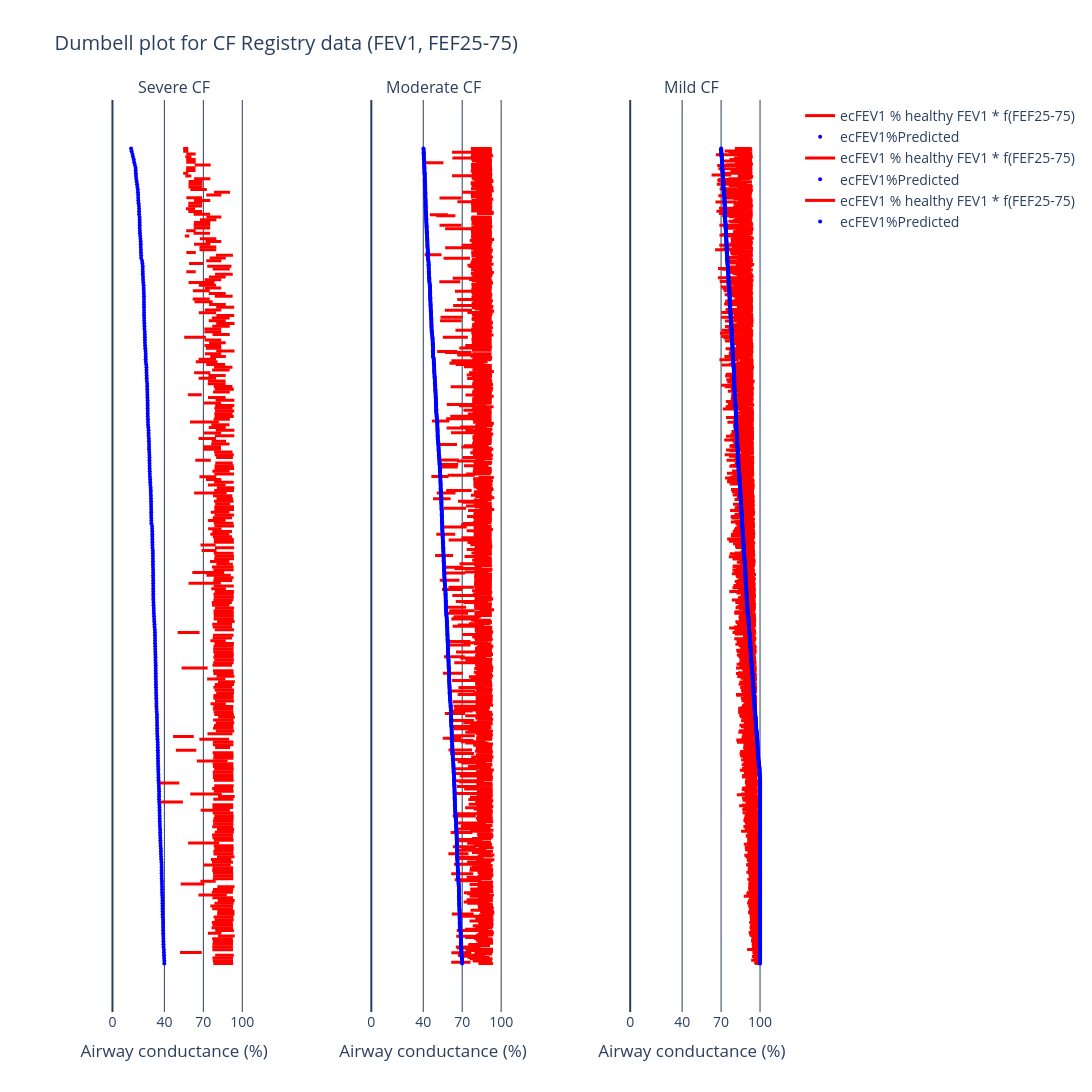

This figure's notebook cell:
### Code cell
title = f"Dumbell plot for CF Registry data (FEV1, FEF25-75)"
ac_col = AC.name

fig = make_subplots(
    1, 3, horizontal_spacing=0.1, column_titles=["Severe CF", "Moderate CF", "Mild CF"]
)

def plot_dumbell_for_df(fig, df, measures, col):
    # For measure[0]: 1 sigma up and down
    mask = df["measure"] == measures[0]
    for id in df[mask]["ID"].unique():
        mask_id = df["ID"] == id
        # Add mask
        mask_final = mask_id & mask
        fig.add_trace(
            go.Scatter(
                x=df[mask_final]["value"],
                y=df[mask_final]["ID"],
                mode="lines",
                name="ecFEV1 % healthy FEV1 * f(FEF25-75)",
                marker=dict(color="red"),
                line=dict(width=3),
                showlegend=(
                    True if id == df["ID"].unique()[0] else False
                )
            ),
            row=1,
            col=col,
        )
    # For measure[1]: clinical standard
    mask = df["measure"] == measures[1]
    ecfev1_prct_pred = df[mask]["value"]
    # Where above 100, set to 100
    ecfev1_prct_pred = np.clip(ecfev1_prct_pred, 0, 100)
    fig.add_trace(
        go.Scatter(
            x=ecfev1_prct_pred,
            y=df[mask]["ID"],
            mode="markers",
            name="ecFEV1%Predicted",
            marker=dict(size=4, color="blue"),
        ),
        row=1,
        col=col,
    )


# Split dataframe between mild, moderate and severe CF lung disease
# Equivalent to Mean AR_ecFEV1% < 30%, 30 to 60 and > 60%
# Get unique IDs and their corresponding Mean AR_ecFEV1% values
mask_ppfev1 = df_to_plot["measure"] == "ecFEV1 % Predicted"
# mask_ppfev1 = df_to_plot["measure"] == f"Mean {ac_col} prediction"

id_ppfev1 = df_to_plot[mask_ppfev1].groupby("ID")["value"].mean()

# Split IDs into three groups based on ecFEV1% values
mild_ids = id_ppfev1[id_ppfev1 >= 70].index
moderate_ids = id_ppfev1[
    (id_ppfev1 >= 40) & (id_ppfev1 < 70)
].index
severe_ids = id_ppfev1[id_ppfev1 < 40].index

# Create the three dataframes
df_mild = df_to_plot[df_to_plot["ID"].isin(mild_ids)]
df_moderate = df_to_plot[df_to_plot["ID"].isin(moderate_ids)]
df_severe = df_to_plot[df_to_plot["ID"].isin(severe_ids)]

# Print the sizes to verify
print(f"# Mild: {len(mild_ids)}")
print(f"# Moderate: {len(moderate_ids)}")
print(f"# Severe: {len(severe_ids)}")

# Plot the three groups
plot_dumbell_for_df(fig, df_mild, [f"{ac_col} dist", "ecFEV1 % Predicted"], 3)
plot_dumbell_for_df(fig, df_moderate, [f"{ac_col} dist", "ecFEV1 % Predicted"], 2)
plot_dumbell_for_df(fig, df_severe, [f"{ac_col} dist", "ecFEV1 % Predicted"], 1)


fig.update_layout(
    height=1800,
    # height=1800,
    width=1200,
    font=dict(size=14),
    showlegend=True,
    title=title,
    plot_bgcolor="white",
    paper_bgcolor="white",
)
print(min(df_to_plot["value"]))
fig.update_xaxes(
    range=[-25, 120],
    tickvals=[0, 40, 70, 100],
    title="Airway conductance (%)",
    gridcolor="#2a3f5f",
    zeroline=True,
    zerolinecolor="#2a3f5f",
    zerolinewidth=2,
)
fig.update_yaxes(
    showticklabels=False,
    showgrid=False,
    gridcolor="#2a3f5f",
    zeroline=True,
    zerolinecolor="#2a3f5f",
    zerolinewidth=2,
)
fig.write_image(
    # f"{dh.get_path_to_main()}PlotsBreathe/Dumbell_plot_AR_ecFEV1_by_severity/{title}_clipped.pdf"
    f"{dh.get_path_to_main()}PlotsCFT/{title}_clipped.pdf"
)
fig.show()

# On this plot, if a person is very sick, it's best fev1 measurement will contain a lot of inflammatory markers (sputum, airway wall inflammation).
# The sicker the person,the more underestimated the AR pred is because the maximum FEV1 blown is not healthy.
# Let's add the FEF25-75.

# 60% of data falls within red band

# TODO: add vertical lines corresponding to key AR values

# Longitudinal AR profile on the web app
